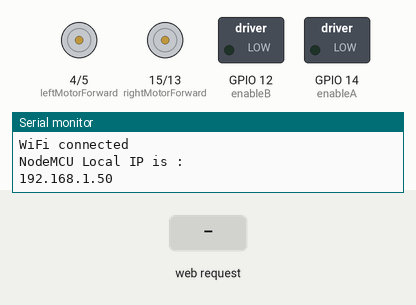
This sketch was run on a simulated ESP8266 (NodeMCU). Shown: motor-driver pin pairs drawn as motors (green arrow = first pin HIGH = forward, orange = second pin HIGH = backward, longer = more drive), switched loads named in the sketch (green lamp = pin HIGH), the last lines printed to the serial monitor. The test bench sets the inputs (shaded band). WiFi joins after 1.5 s; servers stay silent unless stated.

Above: at 3.2 s.
3.3 s: HTTP request GET /forward received
At 4.5 s:
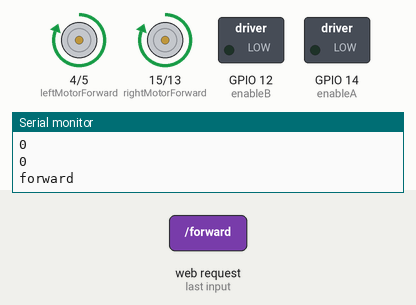
4.8 s: HTTP request GET /backward received
At 5.6 s:
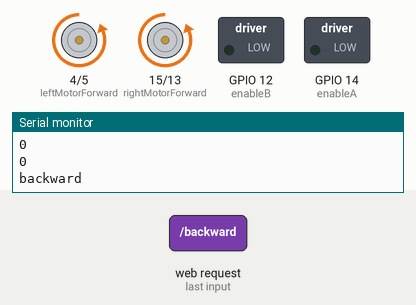
6.3 s: HTTP request GET /left received
At 6.8 s:
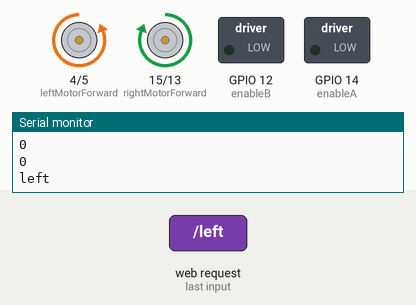
7.8 s: HTTP request GET /right received
At 9.1 s:
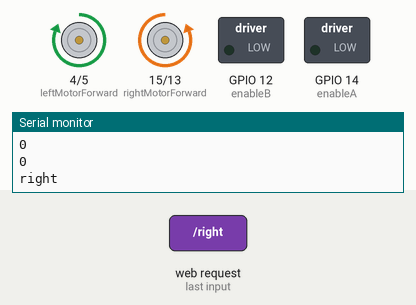
Timing chart, 0 to 10.3 s (numbered marks = the images above; inputs shaded):
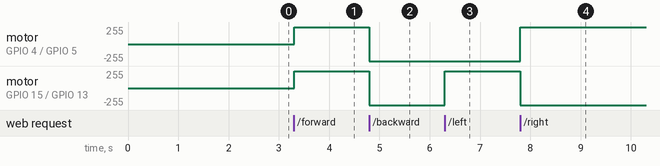

The sketch:

arduino_car.ino
```cpp
/* include library */
#include <ESP8266WiFi.h>
#include<string.h>
/* define port */
WiFiClient client;
WiFiServer server(80);

/* WIFI settings */
const char* ssid= "WIFI9891239479";//"bharti9198";
const char* password = "special321";

/* data received from application */
String data, eA, eB;
int enA, enB, index_A;

/* define L298N or L293D motor control pins */
int leftMotorForward = 4;     /* GPIO4(D2) -> IN3   *///1
int rightMotorForward = 15;   /* GPIO12(D6) -> IN1 *///3
int leftMotorBackward = 5;    /* GPIO5(D1) -> IN4  *///0
int rightMotorBackward = 13;  /* GPIO14(D5) -> IN2  *///2

int enableA = 14; //D7
int enableB = 12; // D8


void setup()
{
  /* initialize motor control pins as output */
  pinMode(leftMotorForward, OUTPUT);
  pinMode(rightMotorForward, OUTPUT);
  pinMode(leftMotorBackward, OUTPUT);
  pinMode(rightMotorBackward, OUTPUT);

  pinMode(enableA, OUTPUT);
  pinMode(enableB, OUTPUT);

  Serial.begin(9600);
  WiFi.begin(ssid, password);
  while ((!(WiFi.status() == WL_CONNECTED)))
  {
    delay(1000);
    Serial.print(WiFi.status());
    Serial.println(WL_CONNECTED);
  }
  Serial.println("");
  Serial.println("WiFi connected");
  Serial.println("NodeMCU Local IP is : ");
  Serial.print((WiFi.localIP()));
  server.begin();

}

void loop()
{
    /* If the server available, run the "checkClient" function */
    client = server.available();
    if (!client) return;

    data = checkClient();
    String data_old = data;
    Serial.println(data);

    if ((data[0] == '1') && (data[2] == '1')){
      data = "forward";
    }
    else if ((data[0] == '2') && (data[2] == '2')){
      data = "backward";
    }
    else if ((data[0] == '2') && (data[2] == '1')){
      data = "left";
    }
    else if ((data[0] == '1') && (data[2] == '2')){
      data = "right";
    }
    else if ((data[0] == '0') && (data[2] == '0')){
      data = "stop";
    }

    for(int i = 4; i < 9; i++){
      if(data_old[i] == '-'){
        index_A = i;
        break;
      }
      else{
        eA = eA + String(data_old[i]);
      }
    }

    for(int i = index_A+1; i < 13; i++){
      if(data_old[i] == ' '){
        break;
      }
      else{
        eB = eB + String(data_old[i]);
      }
    }

    enA = eA.toInt();
    enB = eB.toInt();
    Serial.println(enA);
    Serial.println(enB);
    eA = "";
    eB = "";
    Serial.println(data);
/************************ Run function according to incoming data from application *************************/
    /* If the incoming data is "forward", run the "MotorForward" function */
    if (data == "forward") MotorForward();
    /* If the incoming data is "backward", run the "MotorBackward" function */
    else if (data == "backward") MotorBackward();
    /* If the incoming data is "left", run the "TurnLeft" function */
    else if (data == "left") TurnLeft();
    /* If the incoming data is "right", run the "TurnRight" function */
    else if (data == "right") TurnRight();
    /* If the incoming data is "stop", run the "MotorStop" function */
    else if (data == "stop") MotorStop();
}

/********************************************* FORWARD *****************************************************/
void MotorForward(void)
{

  analogWrite(enableA, enA);
  analogWrite(enableB, enB);
  digitalWrite(leftMotorForward,HIGH);
  digitalWrite(rightMotorForward,HIGH);
  digitalWrite(leftMotorBackward,LOW);
  digitalWrite(rightMotorBackward,LOW);
}

/********************************************* BACKWARD *****************************************************/
void MotorBackward(void)
{

  analogWrite(enableA, enA);
  analogWrite(enableB, enB);
  digitalWrite(leftMotorBackward,HIGH);
  digitalWrite(rightMotorBackward,HIGH);
  digitalWrite(leftMotorForward,LOW);
  digitalWrite(rightMotorForward,LOW);
}

/********************************************* TURN LEFT *****************************************************/
void TurnLeft(void)
{
  analogWrite(enableA, enA);
  analogWrite(enableB, enB);
  digitalWrite(leftMotorForward,LOW);
  digitalWrite(rightMotorForward,HIGH);
  digitalWrite(rightMotorBackward,LOW);
  digitalWrite(leftMotorBackward,HIGH);
}

/********************************************* TURN RIGHT *****************************************************/
void TurnRight(void)
{
  analogWrite(enableA, enA);
  analogWrite(enableB, enB);
  digitalWrite(leftMotorForward,HIGH);
  digitalWrite(rightMotorForward,LOW);
  digitalWrite(rightMotorBackward,HIGH);
  digitalWrite(leftMotorBackward,LOW);
}

/********************************************* STOP *****************************************************/
void MotorStop(void)
{
  analogWrite(enableA, enA);
  analogWrite(enableB, enB);
  digitalWrite(leftMotorForward,LOW);
  digitalWrite(leftMotorBackward,LOW);
  digitalWrite(rightMotorForward,LOW);
  digitalWrite(rightMotorBackward,LOW);
}

String checkClient (void)
{
  while(!client.available()) delay(1);
  String request = client.readStringUntil('\r');
  request.remove(0, 5);
  request.remove(request.length()-9,9);
  client.println("HTTP/1.1 200 OK");
  return request;
}
```

Measured:
- after the input at 3.3 s, motor on GPIO 4 (leftMotorForward) / GPIO 5 (leftMotorBackward), motor on GPIO 15 (rightMotorForward) / GPIO 13 (rightMotorBackward): stopped → forward 255/255 at once
- after the input at 4.8 s, motor on GPIO 4 (leftMotorForward) / GPIO 5 (leftMotorBackward), motor on GPIO 15 (rightMotorForward) / GPIO 13 (rightMotorBackward): forward 255/255 → backward 255/255 at once
- after the input at 6.3 s, motor on GPIO 15 (rightMotorForward) / GPIO 13 (rightMotorBackward): backward 255/255 → forward 255/255 at once
- after the input at 7.8 s, motor on GPIO 4 (leftMotorForward) / GPIO 5 (leftMotorBackward): backward 255/255 → forward 255/255 at once; motor on GPIO 15 (rightMotorForward) / GPIO 13 (rightMotorBackward): forward 255/255 → backward 255/255 at once
